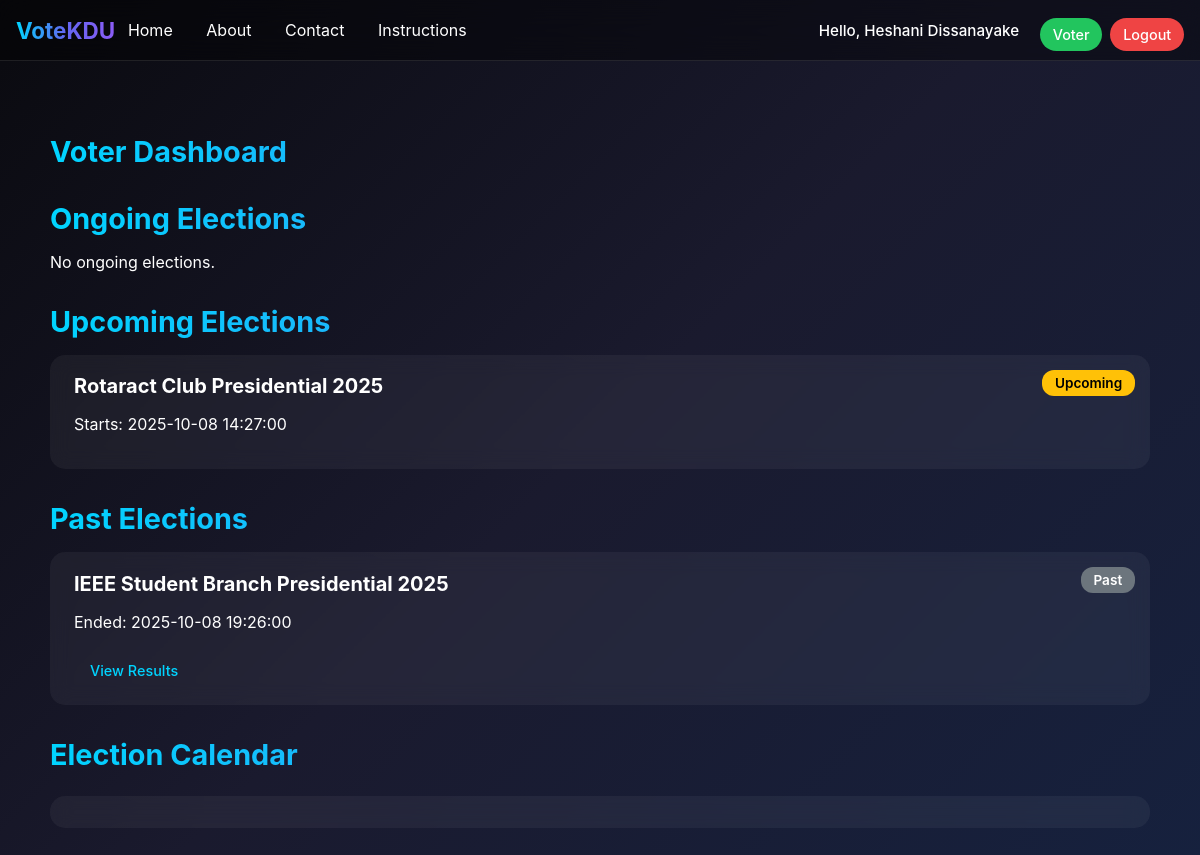
The app's page /voter/dashboard.php (signed in) with its own data.
### tables this page shows
CREATE TABLE `elections` (
  `id` int(11) NOT NULL,
  `title` varchar(255) NOT NULL,
  `description` text DEFAULT NULL,
  `start_datetime` datetime NOT NULL,
  `end_datetime` datetime NOT NULL,
  `is_active` tinyint(1) DEFAULT 0,
  `created_by` int(11) NOT NULL,
  `created_at` timestamp NOT NULL DEFAULT current_timestamp()
);

### helpers.php (called while the page is built, shortened)
<?php
function e($s) {
    return htmlspecialchars($s, ENT_QUOTES | ENT_HTML5, 'UTF-8');
}

### voter/dashboard.php (the view, shortened to what this page needs)
<?php
require_once __DIR__ . '/../init.php';
$now = date('Y-m-d H:i:s');
$stmt = $pdo->prepare("SELECT * FROM elections ORDER BY start_datetime DESC");
$stmt->execute();
$all = $stmt->fetchAll();
$ongoing = $upcoming = $past = [];
foreach ($all as $e) {
    if ($now < $e['start_datetime']) {
        $upcoming[] = $e;
    } elseif ($now >= $e['start_datetime'] && $now <= $e['end_datetime'] && $e['is_active']) {
        $ongoing[] = $e;
    } else {
        $past[] = $e;
    }
}
?>
<!doctype html>
<html lang="en">
<head>
  <link href="https://cdn.jsdelivr.net/npm/fullcalendar@6.1.8/main.min.css" rel="stylesheet">
</head>
<body>
<div id="tsparticles"></div>
<?php include __DIR__ . '/../_nav.php'; ?>
<div class="dashboard-container">
  <h1 class="section-title">Voter Dashboard</h1>
  <h3 class="section-title">Ongoing Elections</h3>
  <?php if ($ongoing): foreach ($ongoing as $e): ?>
    <div class="card">
      <span class="status-tag status-ongoing">Ongoing</span>
      <h5><?= e($e['title']) ?></h5>
      <p><?= e($e['description']) ?></p>
      <a class="btn btn-primary" href="/club_voting/voter/election.php?id=<?= e($e['id']) ?>">Vote / View</a>
    </div>
  <?php endforeach; else: ?>
    <p>No ongoing elections.</p>
  <?php endif; ?>
  <h3 class="section-title">Upcoming Elections</h3>
  <?php if ($upcoming): foreach ($upcoming as $e): ?>
    <div class="card">
      <span class="status-tag status-upcoming">Upcoming</span>
      <h5><?= e($e['title']) ?></h5>
      <p>Starts: <?= e($e['start_datetime']) ?></p>
    </div>
  <?php endforeach; else: ?>
    <p>No upcoming elections.</p>
  <?php endif; ?>
  <h3 class="section-title">Past Elections</h3>
  <?php if ($past): foreach ($past as $e): ?>
    <div class="card">
      <span class="status-tag status-past">Past</span>
      <h5><?= e($e['title']) ?></h5>
      <p>Ended: <?= e($e['end_datetime']) ?></p>
      <a class="btn btn-outline" href="/club_voting/voter/election.php?id=<?= e($e['id']) ?>">View Results</a>
    </div>
  <?php endforeach; else: ?>
    <p>No past elections.</p>
  <?php endif; ?>
  <h3 class="section-title">Election Calendar</h3>
  <div id="calendar"></div>
</div>
</body>
</html>

### voter/dashboard.php (style rules this page uses)
body { font-family:'Inter',sans-serif; margin:0; min-height:100vh; color:#fff; background:linear-gradient(135deg,#0a0a0f 0%,#1a1a2e 50%,#16213e 100%); overflow-x:hidden; position:relative; }
#tsparticles { position: fixed; top:0; left:0; width:100%; height:100%; z-index:0; }
.dashboard-container { max-width:1100px; margin:auto; padding:2rem 1rem; position:relative; z-index:1; }
.section-title { font-size:1.8rem; font-weight:700; margin:2rem 0 1rem; background:linear-gradient(90deg,#00d4ff,#6366f1); -webkit-background-clip:text; -webkit-text-fill-color:transparent; }
.card { background:rgba(255,255,255,0.05); border-radius:15px; padding:1.2rem 1.5rem; margin-bottom:1rem; transition:all 0.3s ease; backdrop-filter:blur(10px); position:relative; }
.card h5 { margin:0 0 0.5rem 0; font-size:1.25rem; }
.btn { display:inline-block; padding:0.6rem 1.3rem; border-radius:10px; text-decoration:none; font-weight:600; margin-top:0.5rem; transition:all 0.3s ease; cursor:pointer; }
.btn-outline { border:2px solid #00d4ff; color:#00d4ff; background:transparent; }
.status-tag { position:absolute; top:15px; right:15px; padding:0.3rem 0.8rem; border-radius:12px; font-size:0.85rem; font-weight:600; color:#fff; transition:all 0.3s ease; }
.status-upcoming { background:#ffc107; color:#000; }
.status-past { background:#6c757d; }
#calendar { background:rgba(255,255,255,0.05); border-radius:15px; padding:1rem; margin-top:1.5rem; backdrop-filter:blur(10px); }

### _nav.php (style rules this page uses)
body { padding-top: 70px; }
.btn { display: inline-block; padding: 0.4rem 1rem; border-radius: 20px; font-weight: 500; text-decoration:none; transition: all 0.3s ease; border: none; cursor: pointer; font-size: 0.9rem; white-space: nowrap; }

### records on screen
elections: title "Rotaract Club Presidential 2025", start_datetime "2025-10-08 14:27:00"
elections: title "IEEE Student Branch Presidential 2025", end_datetime "2025-10-08 19:26:00"

### other values on screen
$u['name'] "Heshani Dissanayake"
